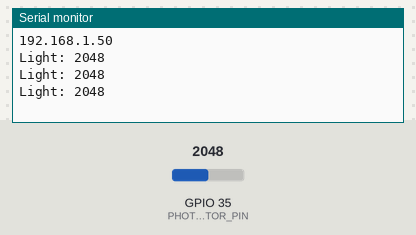
A sketch run on a simulated ESP32. On the bench: the last lines printed to the serial monitor. The test bench sets the inputs (shaded band); at power-on: GPIO 35 (PHOTORESISTOR_PIN) = 2048. WiFi joins after 1.5 s; servers stay silent unless stated.

Above: at 3.2 s.
3.3 s: GPIO 35 (PHOTORESISTOR_PIN) set to 2866
At 3.9 s:
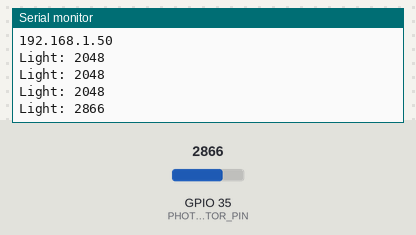
4.8 s: GPIO 35 (PHOTORESISTOR_PIN) set to 3603
At 5.4 s:
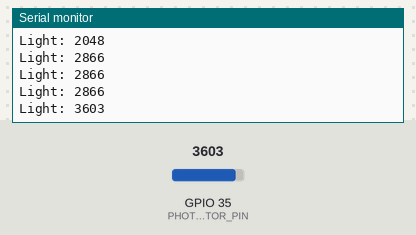
Timing chart, 0 to 7.8 s (numbered marks = the images above; inputs shaded):
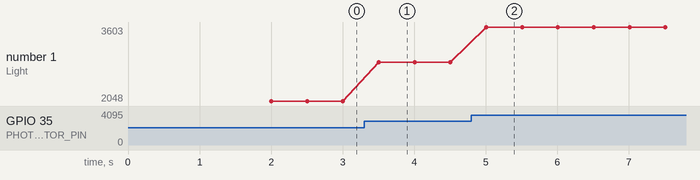

Measured:
- after the input at 3.3 s, the serial monitor: prints a new line after 0.21 s (image 1)
- after the input at 4.8 s, the serial monitor: prints a new line after 0.21 s (image 2)
- plotted number 1: 2048 → 2866 after the input at 3.3 s, 2866 → 3603 after the input at 4.8 s

The sketch:

lab6.ino
```cpp
#include "WiFi.h"
#include <WiFiUdp.h>


#define PHOTORESISTOR_PIN 35
#define ssid "yale wireless" // change depending on wifi
#define password "" // change depending on wifi

WiFiUDP Udp;

void initWiFi() {

  WiFi.mode(WIFI_STA);
  WiFi.begin(ssid, password);

  while (WiFi.status() != WL_CONNECTED) {
    delay(1000);
  }
  Serial.println(WiFi.localIP());
}

void setup() {

  Serial.begin(9600);
  pinMode(PHOTORESISTOR_PIN, INPUT);

  initWiFi();

}

void loop() {

  int light_val = analogRead(PHOTORESISTOR_PIN);
  int beginPkt = Udp.beginPacket("172.29.32.91", 4200); // ip address changes for some reason

  Serial.println(String("Light: ") + light_val);

  // Serial.println(String("Begin Packet: ") + beginPkt);

  String msg = String(analogRead(PHOTORESISTOR_PIN));
  Udp.printf(msg.c_str());

  int pkt = Udp.endPacket();
  // Serial.println(String("Sent Packet: ") + pkt);

  delay(500);
}
```
